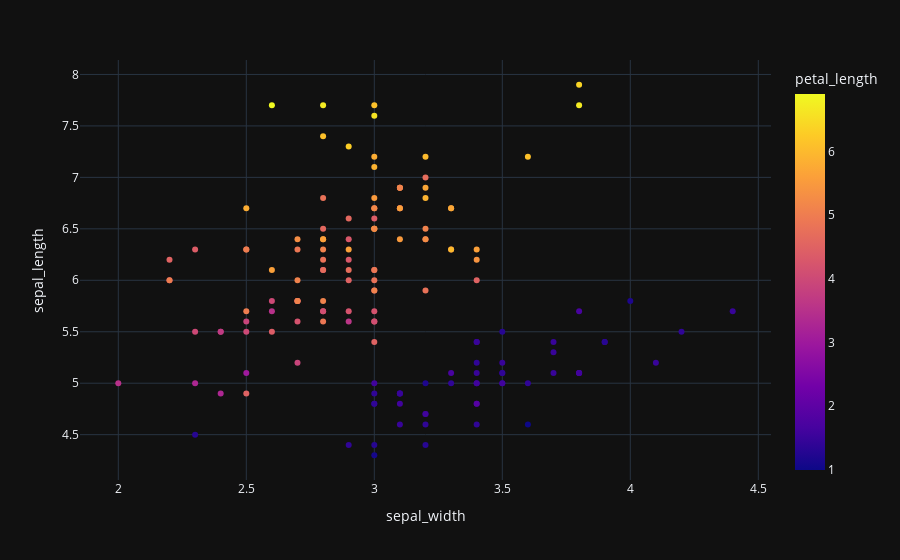

The cell this chart's notebook holds for it:
### Code cell
fig2 = px.scatter(dataset, x="sepal_width", y="sepal_length", color='petal_length')
fig2.update_layout(template='plotly_dark')
fig2.show()

### Figure 1 — Plotly figure (JSON) as saved in the notebook; plotly's stock layout.template omitted (floating-point values rounded to 4 significant figures; data arrays with more than 128 entries replaced by an {"elided": "..."} marker saying what was removed)
{"data": [{"hovertemplate": "sepal_width=%{x}<br>sepal_length=%{y}<br>petal_length=%{marker.color}<extra></extra>", "legendgroup": "", "marker": {"color": {"elided": "150 float values"}, "coloraxis": "coloraxis", "symbol": "circle"}, "mode": "markers", "name": "", "orientation": "v", "showlegend": false, "type": "scatter", "x": {"elided": "150 float values"}, "xaxis": "x", "y": {"elided": "150 float values"}, "yaxis": "y"}], "layout": {"coloraxis": {"colorbar": {"title": {"text": "petal_length"}}, "colorscale": [[0, "#0d0887"], [0.1111, "#46039f"], [0.2222, "#7201a8"], [0.3333, "#9c179e"], [0.4444, "#bd3786"], [0.5556, "#d8576b"], [0.6667, "#ed7953"], [0.7778, "#fb9f3a"], [0.8889, "#fdca26"], [1, "#f0f921"]]}, "legend": {"tracegroupgap": 0}, "margin": {"t": 60}, "xaxis": {"anchor": "y", "domain": [0, 1], "title": {"text": "sepal_width"}}, "yaxis": {"anchor": "x", "domain": [0, 1], "title": {"text": "sepal_length"}}}}
